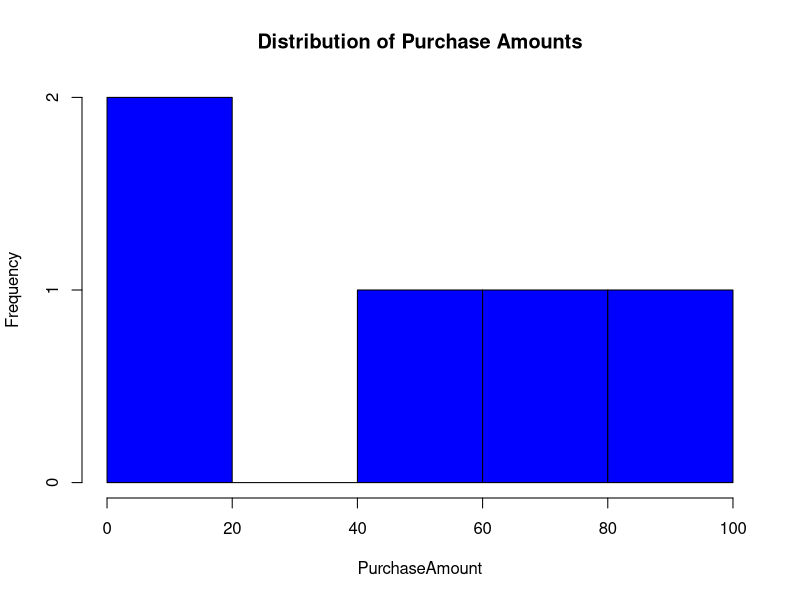

Write R code to recreate this figure.
library(dplyr)
library(readr)

# Customer data
customer_data <- data.frame(
  customer_id = c(1, 2, 3, 4, 5),
  name = c("A", "A", "C", "D", "E"),
  purchase_amount = c(100, 20, 10, 60, 80)
)

print(customer_data)

# Calculate the number of records and unique customers
num_records <- nrow(customer_data)
num_unique <- length(unique(customer_data$customer_id))

print(num_records)
print(num_unique)

# Calculate the statistical analysis
mean1 <- mean(customer_data$purchase_amount)
median1 <- median(customer_data$purchase_amount)
std1 <- sd(customer_data$purchase_amount)

cat("\nMean:", mean1)
cat("\nMedian:", median1)
cat("\nStandard Deviation:", std1)
cat("\n")

# Task 4: Create a segment based on purchase amount
customer_data <- customer_data %>% 
  mutate(segment = ifelse(purchase_amount < median1, "Low spender", "High spender"))

print(customer_data)

# Visualize the data
hist(customer_data$purchase_amount, main = "Distribution of Purchase Amounts", xlab = "PurchaseAmount", col = "blue")
